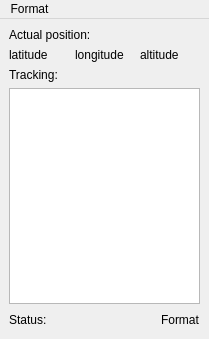
<?xml version="1.0" encoding="UTF-8"?>
<ui version="4.0">
 <class>CoordinatesView</class>
 <widget class="QMainWindow" name="CoordinatesView">
  <property name="geometry">
   <rect>
    <x>0</x>
    <y>0</y>
    <width>209</width>
    <height>339</height>
   </rect>
  </property>
  <property name="windowTitle">
   <string>GPS-Tracker</string>
  </property>
  <widget class="QWidget" name="centralwidget">
   <layout class="QGridLayout" name="gridLayout">
    <item row="0" column="0">
     <widget class="QLabel" name="label">
      <property name="text">
       <string>Actual position:</string>
      </property>
     </widget>
    </item>
    <item row="1" column="0">
     <layout class="QHBoxLayout" name="horizontalLayout">
      <item>
       <widget class="QLabel" name="latitude">
        <property name="contextMenuPolicy">
         <enum>Qt::NoContextMenu</enum>
        </property>
        <property name="text">
         <string>latitude</string>
        </property>
       </widget>
      </item>
      <item>
       <widget class="QLabel" name="longitude">
        <property name="contextMenuPolicy">
         <enum>Qt::NoContextMenu</enum>
        </property>
        <property name="text">
         <string>longitude</string>
        </property>
       </widget>
      </item>
      <item>
       <widget class="QLabel" name="altitude">
        <property name="contextMenuPolicy">
         <enum>Qt::NoContextMenu</enum>
        </property>
        <property name="text">
         <string>altitude</string>
        </property>
       </widget>
      </item>
     </layout>
    </item>
    <item row="2" column="0">
     <widget class="QLabel" name="label_2">
      <property name="text">
       <string>Tracking:</string>
      </property>
     </widget>
    </item>
    <item row="3" column="0">
     <widget class="QListView" name="coordinatesView">
      <property name="contextMenuPolicy">
       <enum>Qt::NoContextMenu</enum>
      </property>
     </widget>
    </item>
    <item row="4" column="0">
     <layout class="QHBoxLayout" name="horizontalLayout_2">
      <item>
       <widget class="QLabel" name="status">
        <property name="contextMenuPolicy">
         <enum>Qt::NoContextMenu</enum>
        </property>
        <property name="text">
         <string>Status:</string>
        </property>
       </widget>
      </item>
      <item>
       <spacer name="horizontalSpacer">
        <property name="orientation">
         <enum>Qt::Horizontal</enum>
        </property>
        <property name="sizeHint" stdset="0">
         <size>
          <width>40</width>
          <height>20</height>
         </size>
        </property>
       </spacer>
      </item>
      <item>
       <widget class="QLabel" name="format">
        <property name="text">
         <string>Format</string>
        </property>
       </widget>
      </item>
     </layout>
    </item>
   </layout>
  </widget>
  <widget class="QMenuBar" name="menubar">
   <property name="geometry">
    <rect>
     <x>0</x>
     <y>0</y>
     <width>209</width>
     <height>21</height>
    </rect>
   </property>
   <widget class="QMenu" name="menuFormat">
    <property name="title">
     <string>Format</string>
    </property>
    <addaction name="actionWGS84"/>
    <addaction name="actionECEF"/>
    <addaction name="actionENU"/>
   </widget>
   <addaction name="menuFormat"/>
  </widget>
  <action name="actionWGS84">
   <property name="text">
    <string>WGS84</string>
   </property>
  </action>
  <action name="actionECEF">
   <property name="text">
    <string>ECEF</string>
   </property>
  </action>
  <action name="actionENU">
   <property name="text">
    <string>ENU</string>
   </property>
  </action>
 </widget>
 <resources/>
 <connections/>
</ui>
